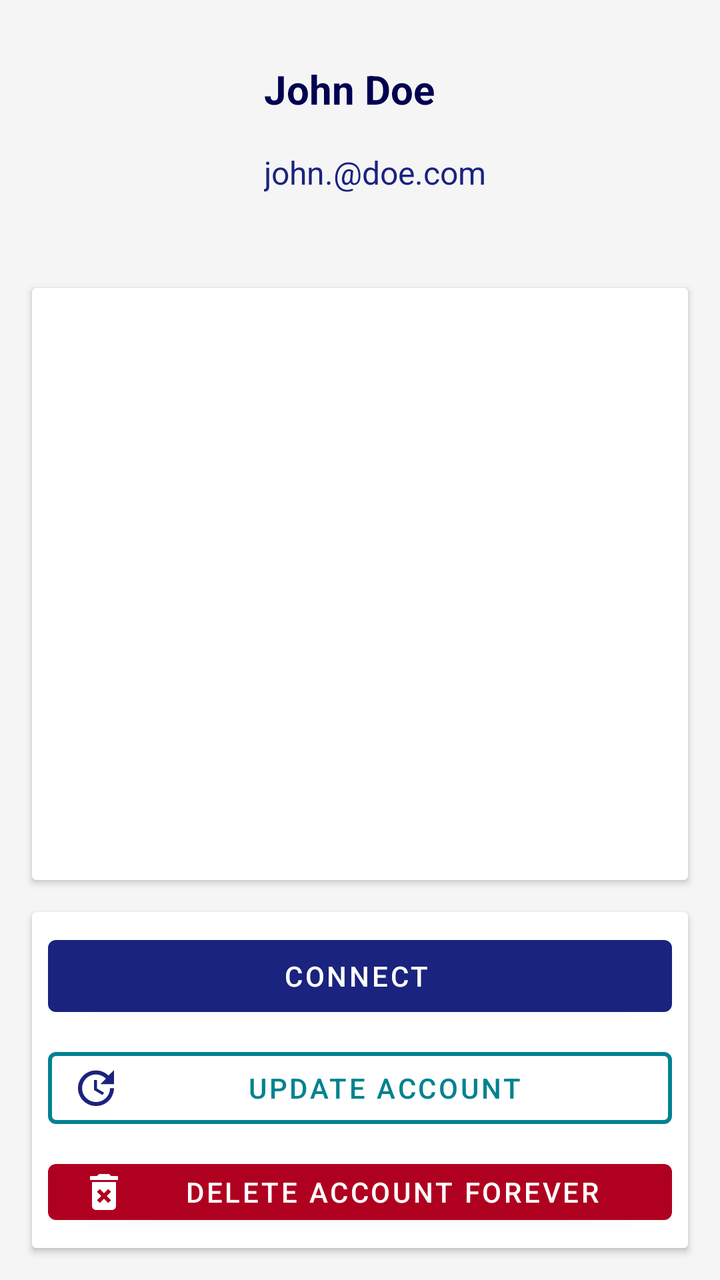
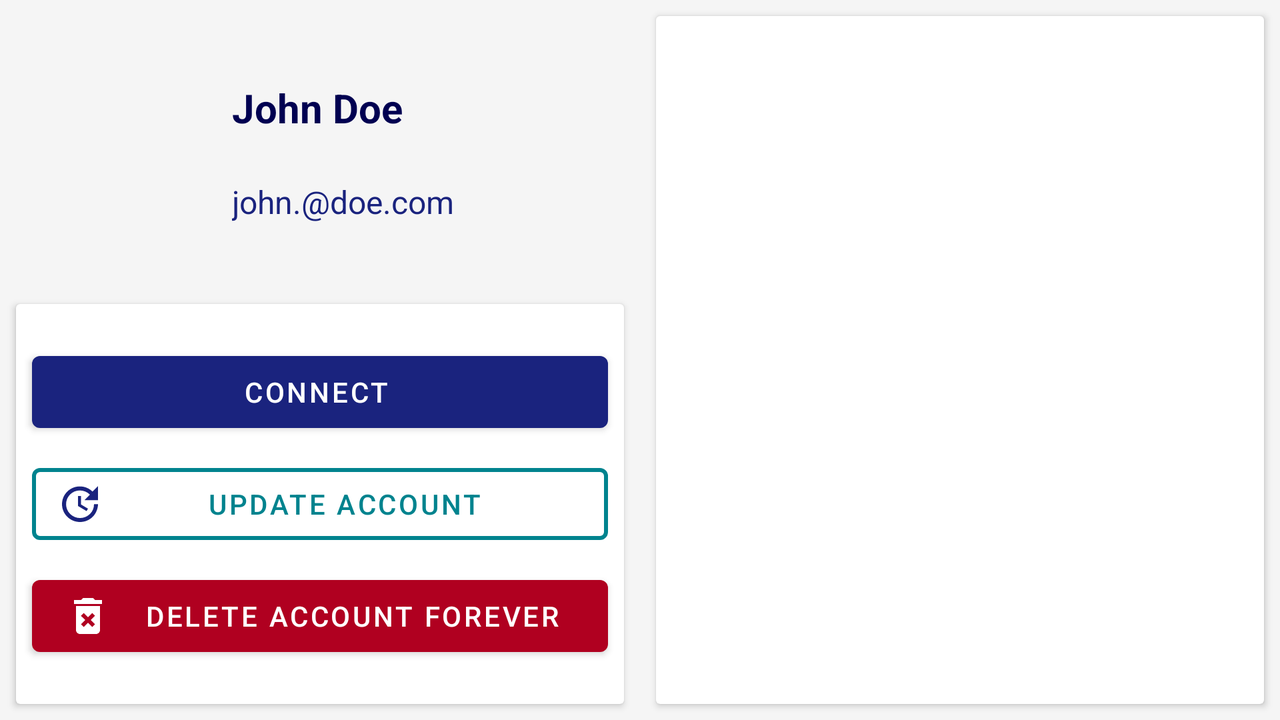

One screen, two layout resources from the same app: the default and the repository's alternative for another configuration. Each is rendered where Android would select it; the XML of both is given below.
<!-- AndroidManifest.xml: application theme Theme.RealEstateManager -->
<!-- res/layout/activity_my_account.xml -->
<?xml version="1.0" encoding="utf-8"?>
<androidx.constraintlayout.widget.ConstraintLayout xmlns:android="http://schemas.android.com/apk/res/android"
    xmlns:app="http://schemas.android.com/apk/res-auto"
    xmlns:tools="http://schemas.android.com/tools"
    android:layout_width="match_parent"
    android:layout_height="match_parent"
    android:id="@+id/myAccountActivity"
    android:background="@color/background"
    tools:context=".ui.myAccount.MyAccountActivity">

    <androidx.constraintlayout.widget.Guideline
        android:id="@+id/guideline3"
        android:layout_width="wrap_content"
        android:layout_height="wrap_content"
        android:orientation="horizontal"
        app:layout_constraintGuide_percent="0.2" />

    <ImageView
        android:id="@+id/ivAgentAvatar"
        android:layout_width="100dp"
        android:layout_height="100dp"
        android:layout_marginStart="16dp"
        android:layout_marginTop="16dp"
        android:layout_marginBottom="16dp"
        android:contentDescription="@string/agent_avatar"
        android:maxWidth="100dp"
        android:maxHeight="100dp"
        android:scaleType="fitXY"
        app:layout_constraintBottom_toTopOf="@+id/guideline3"
        app:layout_constraintEnd_toStartOf="@+id/tvNameAgent"
        app:layout_constraintStart_toStartOf="parent"
        app:layout_constraintTop_toTopOf="parent"
        tools:srcCompat="@tools:sample/avatars" />

    <TextView
        android:id="@+id/tvNameAgent"
        android:layout_width="0dp"
        android:layout_height="wrap_content"
        android:layout_marginStart="16dp"
        android:layout_marginEnd="16dp"
        android:textColor="@color/primaryDarkColor"
        android:textSize="20sp"
        android:textStyle="bold"
        app:layout_constraintBottom_toTopOf="@+id/tvEmailAgent"
        app:layout_constraintEnd_toEndOf="parent"
        app:layout_constraintStart_toEndOf="@+id/ivAgentAvatar"
        app:layout_constraintTop_toTopOf="@+id/ivAgentAvatar"
        tools:text="John Doe" />

    <TextView
        android:id="@+id/tvEmailAgent"
        android:layout_width="0dp"
        android:layout_height="wrap_content"
        android:layout_marginStart="16dp"
        android:layout_marginEnd="16dp"
        android:textColor="@color/primaryColor"
        android:textSize="16sp"
        app:layout_constraintBottom_toBottomOf="@+id/ivAgentAvatar"
        app:layout_constraintEnd_toEndOf="parent"
        app:layout_constraintStart_toEndOf="@+id/ivAgentAvatar"
        app:layout_constraintTop_toBottomOf="@+id/tvNameAgent"
        tools:text="john.@doe.com" />

    <androidx.cardview.widget.CardView
        android:id="@+id/cvSettings"
        android:layout_width="0dp"
        android:layout_height="0dp"
        android:layout_marginStart="16dp"
        android:layout_marginTop="16dp"
        android:layout_marginEnd="16dp"
        android:layout_marginBottom="8dp"
        app:layout_constraintBottom_toTopOf="@+id/guideline4"
        app:layout_constraintEnd_toEndOf="parent"
        app:layout_constraintHorizontal_bias="0.0"
        app:layout_constraintStart_toStartOf="parent"
        app:layout_constraintTop_toTopOf="@+id/guideline3">

        <FrameLayout
            android:id="@+id/flSettings"
            android:layout_width="match_parent"
            android:layout_height="match_parent" />

    </androidx.cardview.widget.CardView>

    <androidx.constraintlayout.widget.Guideline
        android:id="@+id/guideline4"
        android:layout_width="wrap_content"
        android:layout_height="wrap_content"
        android:orientation="horizontal"
        app:layout_constraintGuide_percent="0.7" />

    <androidx.cardview.widget.CardView
        android:id="@+id/cvConnect"
        android:layout_width="0dp"
        android:layout_height="0dp"
        android:layout_marginStart="16dp"
        android:layout_marginTop="8dp"
        android:layout_marginEnd="16dp"
        android:layout_marginBottom="16dp"
        app:layout_constraintBottom_toBottomOf="parent"
        app:layout_constraintEnd_toEndOf="parent"
        app:layout_constraintStart_toStartOf="parent"
        app:layout_constraintTop_toTopOf="@+id/guideline4">

        <LinearLayout
            android:layout_width="match_parent"
            android:layout_height="match_parent"
            android:layout_margin="4dp"
            android:gravity="center"
            android:orientation="vertical">

            <Button
                android:id="@+id/buttonConnect"
                style="@style/Widget.MaterialComponents.Button.Icon"
                android:layout_width="match_parent"
                android:layout_height="wrap_content"
                android:layout_margin="4dp"
                android:text="@string/connect"
                app:icon="@drawable/ic_baseline_person_24"
                app:iconTint="@color/secondaryColor" />

            <Button
                android:id="@+id/buttonUpdate"
                style="@style/Widget.MaterialComponents.Button.OutlinedButton.Icon"
                android:layout_width="match_parent"
                android:layout_height="wrap_content"
                android:layout_margin="4dp"
                android:text="@string/update_account"
                android:textColor="@color/secondaryColor"
                app:icon="@drawable/ic_baseline_update_24"
                app:strokeColor="@color/secondaryColor"
                app:strokeWidth="2dp" />

            <Button
                android:id="@+id/buttonDeleteAccount"
                android:layout_width="match_parent"
                android:layout_height="wrap_content"
                android:layout_margin="4dp"
                android:text="@string/delete_account_forever"
                app:backgroundTint="@color/design_default_color_error"
                app:icon="@drawable/ic_baseline_delete_forever_24" />
        </LinearLayout>
    </androidx.cardview.widget.CardView>

</androidx.constraintlayout.widget.ConstraintLayout>
<!-- resources referenced by this layout -->
<resources>
  <color name="background">#f5f5f5</color>
  <color name="primaryColor">#1a237e</color>
  <color name="primaryDarkColor">#000051</color>
  <color name="secondaryColor">#00838e</color>
  <!-- drawable ic_baseline_delete_forever_24 (drawable) -->
  <vector android:height="24dp" android:tint="#0E0E0E"
      android:viewportHeight="24" android:viewportWidth="24"
      android:width="24dp" xmlns:android="http://schemas.android.com/apk/res/android">
      <path android:fillColor="@android:color/white" android:pathData="M6,19c0,1.1 0.9,2 2,2h8c1.1,0 2,-0.9 2,-2L18,7L6,7v12zM8.46,11.88l1.41,-1.41L12,12.59l2.12,-2.12 1.41,1.41L13.41,14l2.12,2.12 -1.41,1.41L12,15.41l-2.12,2.12 -1.41,-1.41L10.59,14l-2.13,-2.12zM15.5,4l-1,-1h-5l-1,1L5,4v2h14L19,4z"/>
  </vector>
  <!-- drawable ic_baseline_update_24 (drawable) -->
  <vector android:height="24dp" android:tint="#0E0E0E"
      android:viewportHeight="24" android:viewportWidth="24"
      android:width="24dp" xmlns:android="http://schemas.android.com/apk/res/android">
      <path android:fillColor="@android:color/white" android:pathData="M21,10.12h-6.78l2.74,-2.82c-2.73,-2.7 -7.15,-2.8 -9.88,-0.1c-2.73,2.71 -2.73,7.08 0,9.79s7.15,2.71 9.88,0C18.32,15.65 19,14.08 19,12.1h2c0,1.98 -0.88,4.55 -2.64,6.29c-3.51,3.48 -9.21,3.48 -12.72,0c-3.5,-3.47 -3.53,-9.11 -0.02,-12.58s9.14,-3.47 12.65,0L21,3V10.12zM12.5,8v4.25l3.5,2.08l-0.72,1.21L11,13V8H12.5z"/>
  </vector>
  <string name="agent_avatar">Agent avatar</string>
  <string name="connect">Connect</string>
  <string name="delete_account_forever">Delete account forever</string>
  <string name="update_account">Update account</string>
  <style name="Theme.RealEstateManager" parent="Theme.MaterialComponents.DayNight.NoActionBar">
          
          <item name="colorPrimary">@color/primaryColor</item>
          <item name="colorPrimaryVariant">@color/primaryLightColor</item>
          <item name="colorOnPrimary">@color/primaryTextColor</item>
          
          <item name="colorSecondary">@color/secondaryColor</item>
          <item name="colorSecondaryVariant">@color/secondaryLightColor</item>
          <item name="colorOnSecondary">@color/secondaryTextColor</item>
          
          <item name="android:statusBarColor" tools:targetApi="l">?attr/colorPrimaryVariant</item>
          
      </style>
  <color name="primaryLightColor">#534bae</color>
  <color name="primaryTextColor">#ffffff</color>
  <color name="secondaryLightColor">#4fb3be</color>
  <color name="secondaryTextColor">#ffffff</color>
</resources>
<!-- res/layout-land/activity_my_account.xml (the repository's variant of the layout above) -->
<!-- drawn on the phone turned sideways -->
<?xml version="1.0" encoding="utf-8"?>
<androidx.constraintlayout.widget.ConstraintLayout xmlns:android="http://schemas.android.com/apk/res/android"
    xmlns:app="http://schemas.android.com/apk/res-auto"
    xmlns:tools="http://schemas.android.com/tools"
    android:id="@+id/myAccountActivity"
    android:layout_width="match_parent"
    android:layout_height="match_parent"
    android:background="@color/background"
    tools:context=".ui.myAccount.MyAccountActivity">

    <ImageView
        android:id="@+id/ivAgentAvatar"
        android:layout_width="100dp"
        android:layout_height="100dp"
        android:layout_marginStart="8dp"
        android:layout_marginTop="8dp"
        android:contentDescription="@string/agent_avatar"
        android:maxWidth="100dp"
        android:maxHeight="100dp"
        android:scaleType="fitXY"
        app:layout_constraintBottom_toTopOf="@+id/guideline4"
        app:layout_constraintStart_toStartOf="parent"
        app:layout_constraintTop_toTopOf="parent"
        tools:srcCompat="@tools:sample/avatars" />

    <TextView
        android:id="@+id/tvNameAgent"
        android:layout_width="0dp"
        android:layout_height="wrap_content"
        android:layout_marginStart="8dp"
        android:layout_marginEnd="8dp"
        android:layout_marginBottom="8dp"
        android:textColor="@color/primaryDarkColor"
        android:textSize="20sp"
        android:textStyle="bold"
        app:layout_constraintBottom_toTopOf="@+id/tvEmailAgent"
        app:layout_constraintEnd_toStartOf="@+id/guideline5"
        app:layout_constraintStart_toEndOf="@+id/ivAgentAvatar"
        app:layout_constraintTop_toTopOf="@+id/ivAgentAvatar"
        tools:text="John Doe" />

    <TextView
        android:id="@+id/tvEmailAgent"
        android:layout_width="0dp"
        android:layout_height="wrap_content"
        android:textColor="@color/primaryColor"
        android:textSize="16sp"
        app:layout_constraintBottom_toBottomOf="@+id/ivAgentAvatar"
        app:layout_constraintEnd_toEndOf="@+id/tvNameAgent"
        app:layout_constraintStart_toStartOf="@+id/tvNameAgent"
        app:layout_constraintTop_toBottomOf="@+id/tvNameAgent"
        tools:text="john.@doe.com" />

    <androidx.cardview.widget.CardView
        android:id="@+id/cvSettings"
        android:layout_width="0dp"
        android:layout_height="0dp"
        android:layout_marginStart="8dp"
        android:layout_marginTop="8dp"
        android:layout_marginEnd="8dp"
        android:layout_marginBottom="8dp"
        app:layout_constraintBottom_toBottomOf="parent"
        app:layout_constraintEnd_toEndOf="parent"
        app:layout_constraintStart_toStartOf="@+id/guideline5"
        app:layout_constraintTop_toTopOf="parent">

        <FrameLayout
            android:id="@+id/flSettings"
            android:layout_width="match_parent"
            android:layout_height="match_parent" />

    </androidx.cardview.widget.CardView>

    <androidx.constraintlayout.widget.Guideline
        android:id="@+id/guideline4"
        android:layout_width="wrap_content"
        android:layout_height="wrap_content"
        android:orientation="horizontal"
        app:layout_constraintGuide_percent="0.4" />

    <androidx.cardview.widget.CardView
        android:id="@+id/cvConnect"
        android:layout_width="0dp"
        android:layout_height="0dp"
        android:layout_marginStart="8dp"
        android:layout_marginTop="8dp"
        android:layout_marginEnd="8dp"
        android:layout_marginBottom="8dp"
        app:layout_constraintBottom_toBottomOf="parent"
        app:layout_constraintEnd_toStartOf="@+id/guideline5"
        app:layout_constraintStart_toStartOf="parent"
        app:layout_constraintTop_toTopOf="@+id/guideline4">

        <LinearLayout
            android:layout_width="match_parent"
            android:layout_height="match_parent"
            android:layout_margin="4dp"
            android:gravity="center"
            android:orientation="vertical">

            <Button
                android:id="@+id/buttonConnect"
                style="@style/Widget.MaterialComponents.Button.Icon"
                android:layout_width="match_parent"
                android:layout_height="wrap_content"
                android:layout_margin="4dp"
                android:text="@string/connect"
                app:icon="@drawable/ic_baseline_person_24"
                app:iconTint="@color/secondaryColor" />

            <Button
                android:id="@+id/buttonUpdate"
                style="@style/Widget.MaterialComponents.Button.OutlinedButton.Icon"
                android:layout_width="match_parent"
                android:layout_height="wrap_content"
                android:layout_margin="4dp"
                android:text="@string/update_account"
                android:textColor="@color/secondaryColor"
                app:icon="@drawable/ic_baseline_update_24"
                app:strokeColor="@color/secondaryColor"
                app:strokeWidth="2dp" />

            <Button
                android:id="@+id/buttonDeleteAccount"
                android:layout_width="match_parent"
                android:layout_height="wrap_content"
                android:layout_margin="4dp"
                android:text="@string/delete_account_forever"
                app:backgroundTint="@color/design_default_color_error"
                app:icon="@drawable/ic_baseline_delete_forever_24" />
        </LinearLayout>
    </androidx.cardview.widget.CardView>

    <androidx.constraintlayout.widget.Guideline
        android:id="@+id/guideline5"
        android:layout_width="wrap_content"
        android:layout_height="wrap_content"
        android:orientation="vertical"
        app:layout_constraintGuide_percent="0.5" />

</androidx.constraintlayout.widget.ConstraintLayout>
